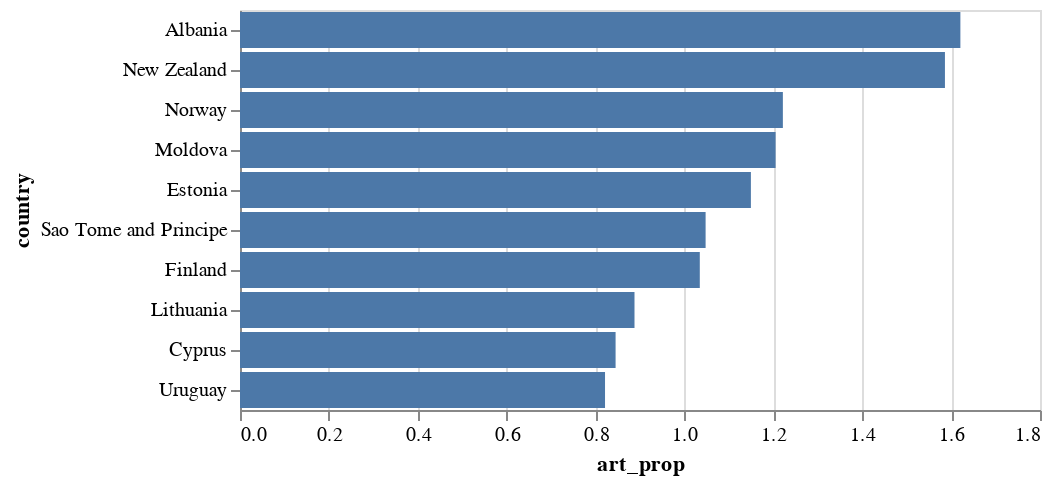

This figure's notebook cell:
### Code cell
alt.Chart(pop_artc_propotion_df.sort_values(by=['art_prop'], ascending=False)[1:11] ).mark_bar().encode(
    y = alt.Y('country:N', sort='-x'),
    x = alt.X('art_prop:Q')
)

### Figure 1 — Vega-Lite specification as saved in the notebook (floating-point values rounded to 4 significant figures)
{"config": {"view": {"continuousWidth": 400, "continuousHeight": 300}}, "data": {"name": "data-0f1897ad11d3e3dab543733a6c6ec8e6"}, "mark": "bar", "encoding": {"x": {"type": "quantitative", "field": "art_prop"}, "y": {"type": "nominal", "field": "country", "sort": "-x"}}, "$schema": "https://vega.github.io/schema/vega-lite/v4.8.1.json", "datasets": {"data-0f1897ad11d3e3dab543733a6c6ec8e6": [{"country": "Albania", "art_prop": 1.621}, {"country": "New Zealand", "art_prop": 1.586}, {"country": "Norway", "art_prop": 1.221}, {"country": "Moldova", "art_prop": 1.205}, {"country": "Estonia", "art_prop": 1.15}, {"country": "Sao Tome and Principe", "art_prop": 1.048}, {"country": "Finland", "art_prop": 1.035}, {"country": "Lithuania", "art_prop": 0.8876}, {"country": "Cyprus", "art_prop": 0.8451}, {"country": "Uruguay", "art_prop": 0.8213}]}}
